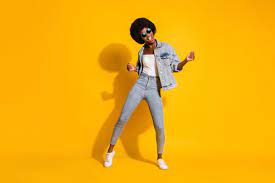
#> input picture images/photo.jpg, 275 x 183 px
$ python crop_image.py
#> lines starting #> are read from the running program, lines starting #| are printed output that depends on the picture
import cv2

image_ul = '../../../images/photo.jpg'

# Charge l'image
image = cv2.imread(image_ul)
#> image is the input picture: shape (183, 275, 3); mean B, G, R 14.3, 174.3, 241.9

# Voir les dimensions de mon image
print(image.shape)
#| (183, 275, 3)

# comment redimensionner une image
imageRedimensionne = cv2.resize(image, (1000, 500))
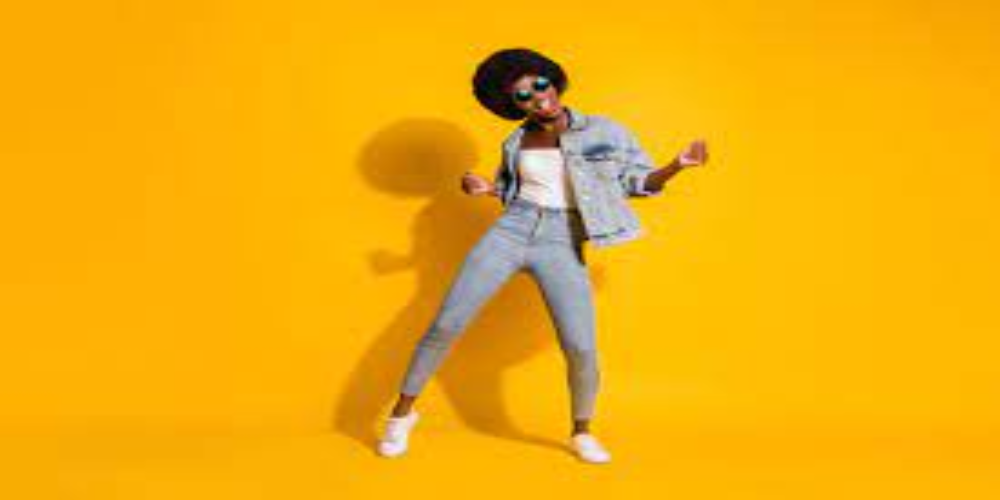
#> imageRedimensionne: shape (500, 1000, 3); mean B, G, R 14.3, 174.2, 241.8
print(imageRedimensionne.shape)
#| (500, 1000, 3)

imageCrop = image[0:80, 100: 220]
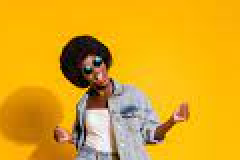
#> imageCrop: shape (80, 120, 3) (shown 2 times larger); mean B, G, R 30.6, 166.7, 223

# Afficher image
cv2.imshow('ma premiere image', image)
cv2.imshow('image redimensionner', imageCrop)

# Le temps d'affichage de l'image 0: infini et n: millisecond
cv2.waitKey(0)
